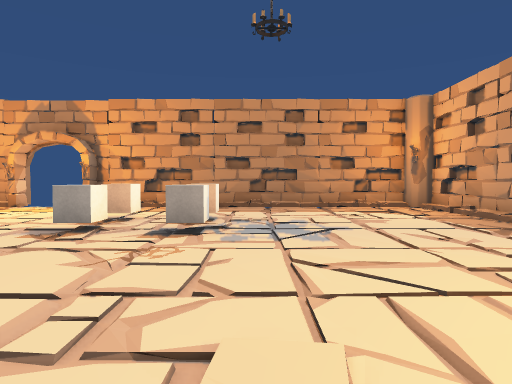
View 1 (above)

16 first-person views from a walk through a 3-D level made in the Unity game engine. The camera is 1.4 m above the floor, tilts 2° down and sees 75° across. Doors are open. The floor is counted in squares, 2 m on a side. Each view is taken from the middle of a square. On the plan, view 1 faces up. The plan holds only what a view shows up to about 10 squares ahead; the rest is blank. Some surface patterns are stand-ins.

View 2
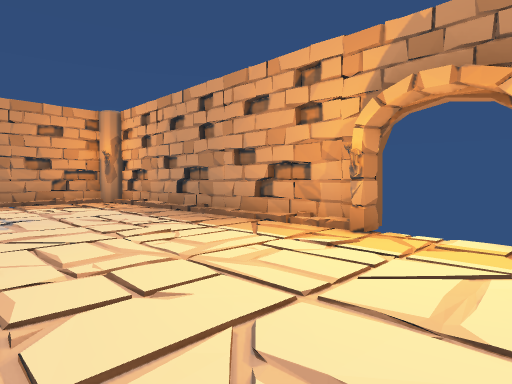

View 3
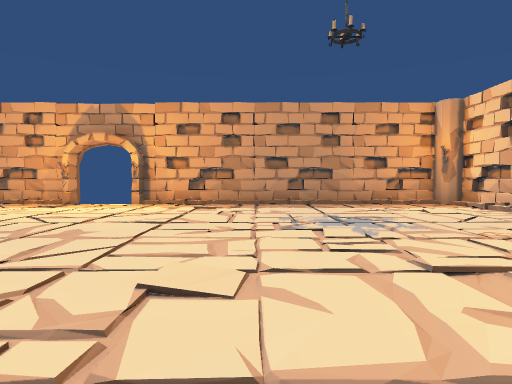

View 4
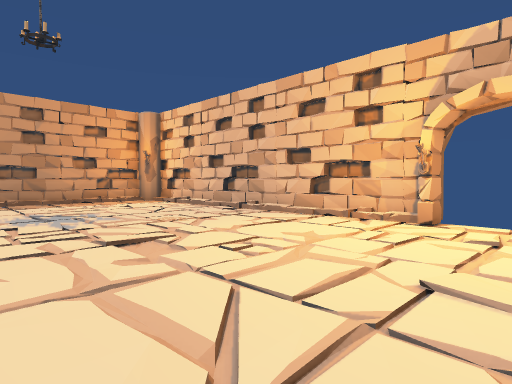

View 5
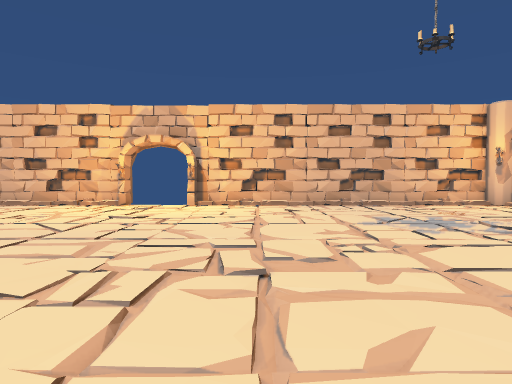

View 6
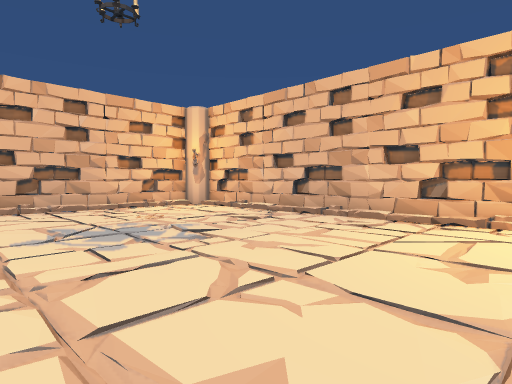

View 7
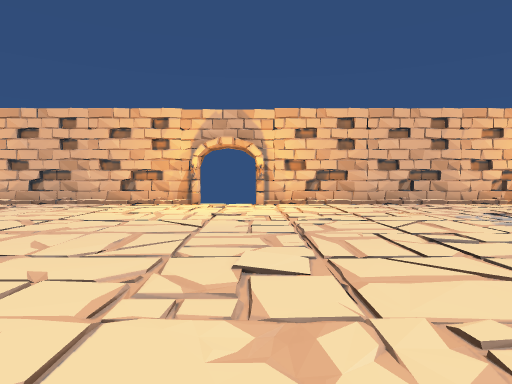

View 8
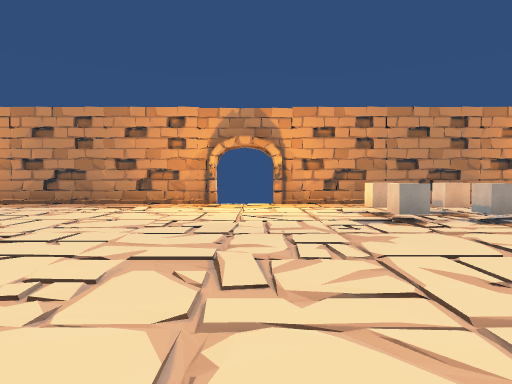

View 9
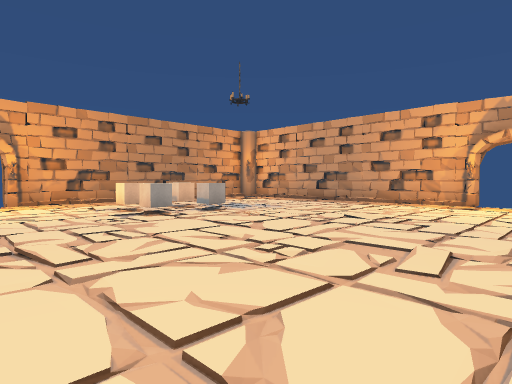

View 10
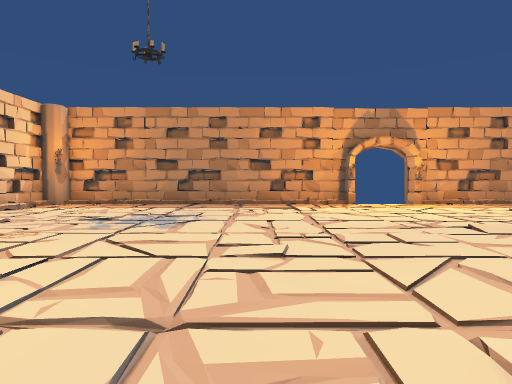

View 11
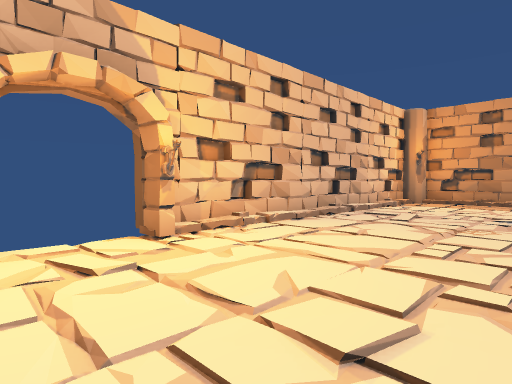

View 12
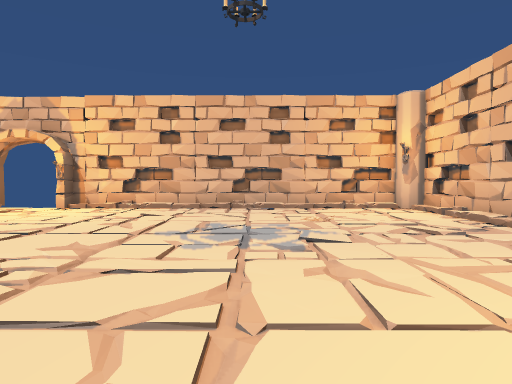

View 13
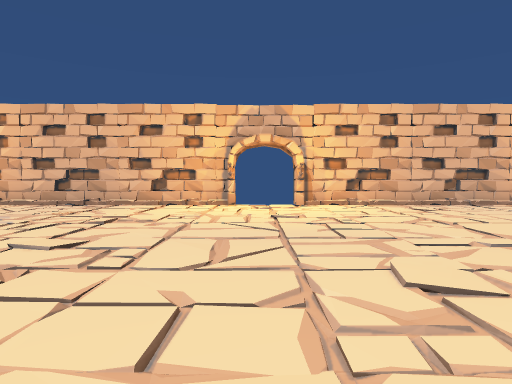

View 14
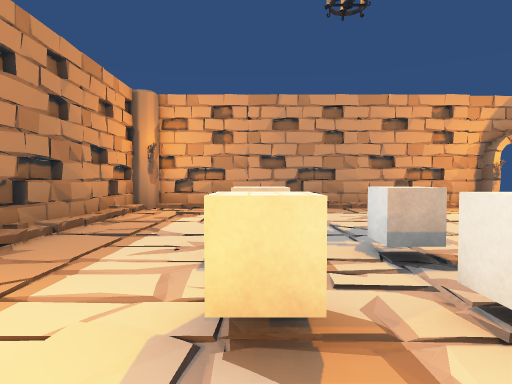

View 15
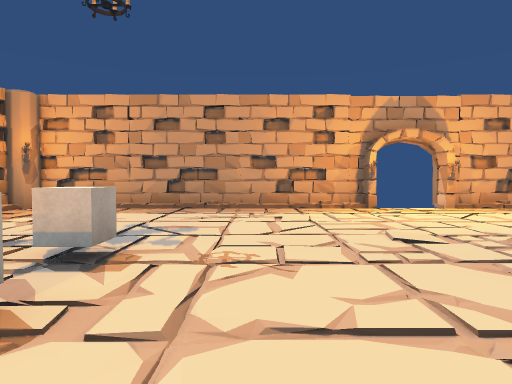

View 16
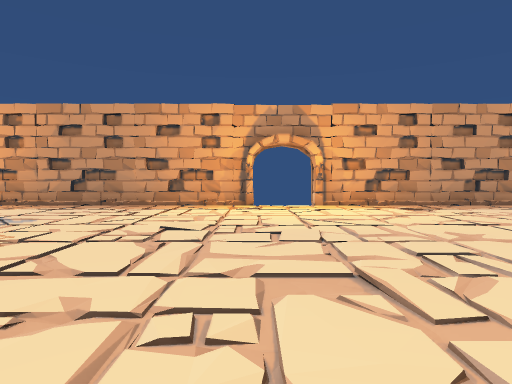

### Floor plan
Key: @ floor where view 1 was taken; # wall or solid block; . floor; / step, stairs or slope; D open door; P pillar; C cube; T torch; O other object.
Columns run from 15 left of view 1 to 5 right of it. Each row starts with its distance up from view 1.
  9 #########DDO#######PP
  8 #................../#
  7 #.................//#
  6 #............CC..../#
  5 #...........CCC..../#
  4 #.............C...//#
  3 #................../#
  2 #................../#
  1 # ................./#
  0 D .............@.//TD
 -1 D//................DD
 -2 O..................O#
 -3 #..................##
 -4 #..................##
 -5 #..................##
 -6 #................../#
 -7 #................../#
 -8 #.................//#
 -9 #....//./.......//.##
-10 P////////ODT///////P#
-11 #########DD##########

Positions as (right, up) in squares from view 1, and headings:
1: (0, 0), facing up
2: (0, -2), facing up-right
3: (-5, -5), facing right
4: (-6, -5), facing down-right
5: (-8, -1), facing down
6: (-9, -2), facing down-left
7: (-5, 0), facing left
8: (-5, -1), facing up
9: (-6, -2), facing up-right
10: (-9, -1), facing up
11: (-11, -2), facing up-left
12: (-11, -2), facing down
13: (-5, -1), facing down
14: (-4, 6), facing right
15: (-4, 3), facing right
16: (-5, 0), facing right
